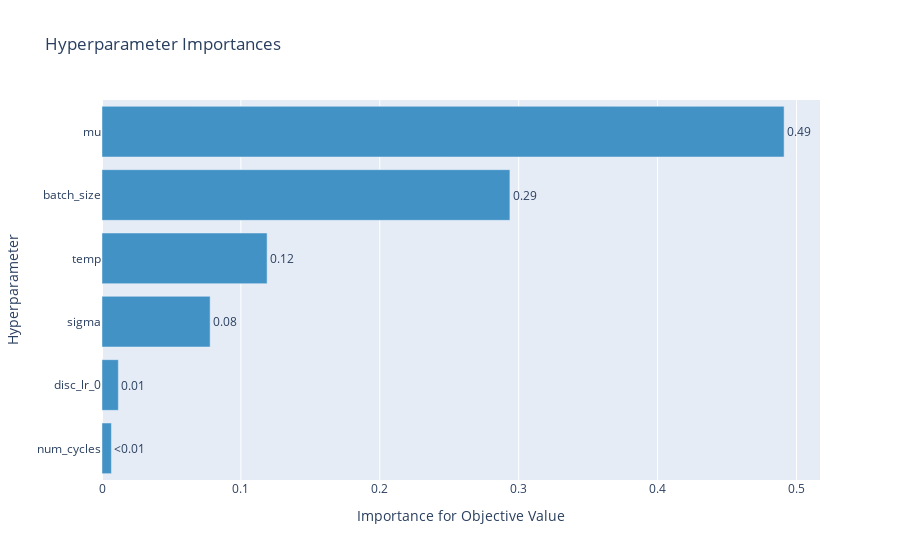

Here is the notebook cell this chart was saved with:
### Code cell
from optuna.visualization import plot_param_importances
bnn_config = study_bnn.best_params
print(bnn_config)
plot_param_importances(study_bnn)

### Figure 1 — Plotly figure (JSON) as saved in the notebook; plotly's stock layout.template omitted (floating-point values rounded to 4 significant figures)
{"data": [{"cliponaxis": false, "hovertemplate": ["num_cycles (CategoricalDistribution): 0.006766790413261588<extra></extra>", "disc_lr_0 (CategoricalDistribution): 0.011759133008454067<extra></extra>", "sigma (CategoricalDistribution): 0.07785513848288976<extra></extra>", "temp (CategoricalDistribution): 0.11885056920291824<extra></extra>", "batch_size (CategoricalDistribution): 0.29367947003998185<extra></extra>", "mu (FloatDistribution): 0.4910888988524945<extra></extra>"], "marker": {"color": "rgb(66,146,198)"}, "orientation": "h", "text": ["<0.01", "0.01", "0.08", "0.12", "0.29", "0.49"], "textposition": "outside", "x": [0.006767, 0.01176, 0.07786, 0.1189, 0.2937, 0.4911], "y": ["num_cycles", "disc_lr_0", "sigma", "temp", "batch_size", "mu"], "type": "bar"}], "layout": {"showlegend": false, "title": {"text": "Hyperparameter Importances"}, "xaxis": {"title": {"text": "Importance for Objective Value"}}, "yaxis": {"title": {"text": "Hyperparameter"}}}}
